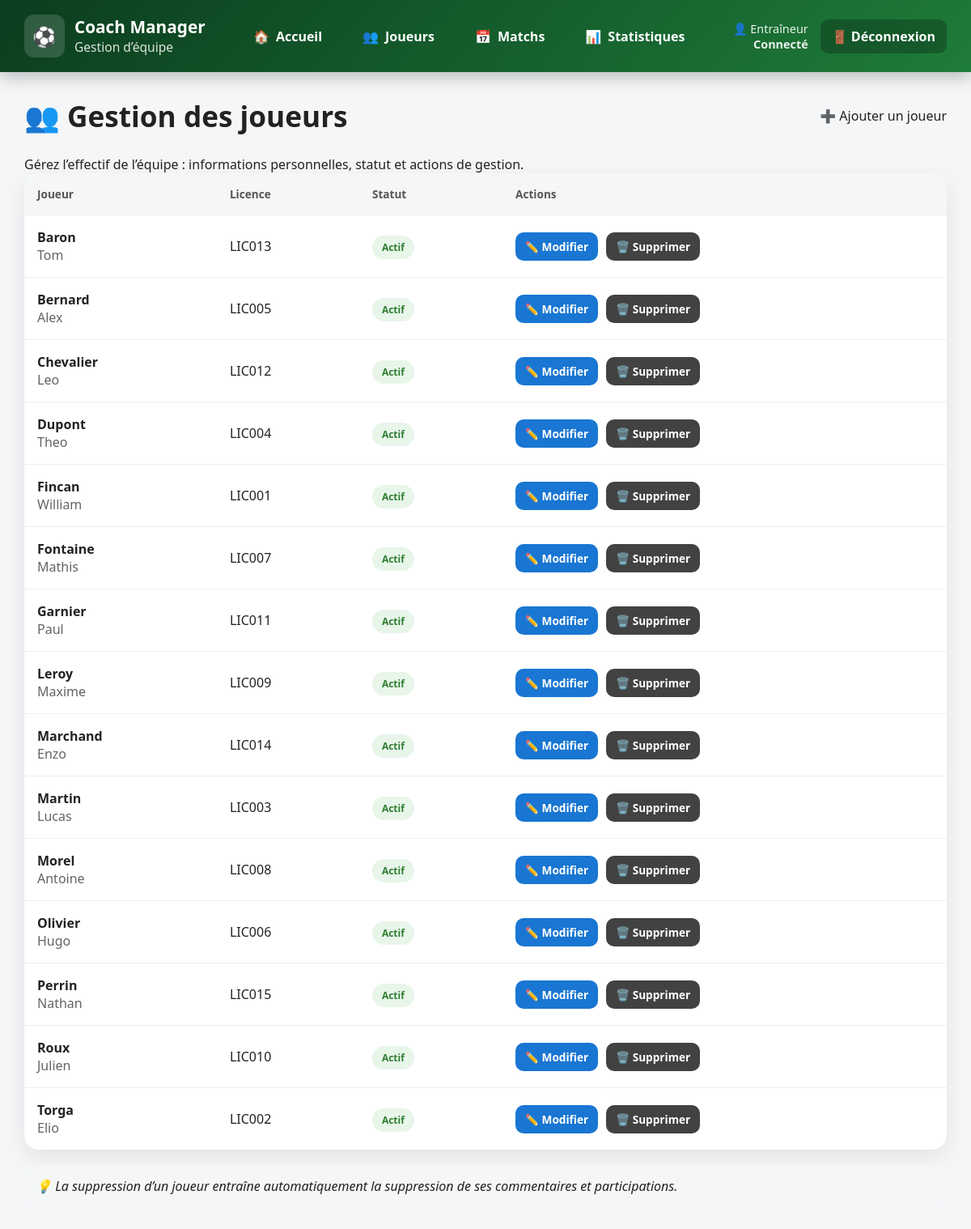
The page /joueurs/liste_joueurs.php (signed in) on the database its author committed.
### tables this page shows
CREATE TABLE joueur (
    id_joueur INT AUTO_INCREMENT PRIMARY KEY,
    nom VARCHAR(50) NOT NULL,
    prenom VARCHAR(50) NOT NULL,
    num_licence VARCHAR(20) UNIQUE NOT NULL,
    date_naissance DATE,
    taille_cm INT,
    poids_kg DECIMAL(5,2),
    id_statut INT NOT NULL,
    FOREIGN KEY (id_statut) REFERENCES statut(id_statut)
);

CREATE TABLE statut (
    id_statut INT AUTO_INCREMENT PRIMARY KEY,
    code VARCHAR(10) UNIQUE NOT NULL,
    libelle VARCHAR(50) NOT NULL
);

### joueurs/liste_joueurs.php (the view, shortened to what this page needs)
<?php
require_once "../includes/config.php";
$stmt = $gestion_sportive->query("
    SELECT
        j.id_joueur,
        j.nom,
        j.prenom,
        j.num_licence,
        s.libelle AS statut
    FROM joueur j
    JOIN statut s ON s.id_statut = j.id_statut
    ORDER BY j.nom, j.prenom
");
$joueurs = $stmt->fetchAll(PDO::FETCH_ASSOC);
include "../includes/header.php";
?>
<div class="page-title">
    <h1>👥 Gestion des joueurs</h1>
    <a href="ajouter_joueur.php" class="btn btn-green">➕ Ajouter un joueur</a>
</div>
<p>
Gérez l’effectif de l’équipe : informations personnelles, statut et actions de gestion.
</p>
<div class="table-container">
<table>
    <thead>
        <tr>
            <th>Joueur</th>
            <th>Licence</th>
            <th>Statut</th>
            <th>Actions</th>
        </tr>
    </thead>
    <tbody>
    <?php foreach ($joueurs as $j): ?>
        <tr>
            <td>
                <strong><?= htmlspecialchars($j["nom"]) ?></strong><br>
                <span style="opacity:.7"><?= htmlspecialchars($j["prenom"]) ?></span>
            </td>
            <td><?= htmlspecialchars($j["num_licence"]) ?></td>
            <td>
                <span class="badge <?= strtoupper(substr($j["statut"],0,3)) ?>">
                    <?= htmlspecialchars($j["statut"]) ?>
                </span>
            </td>
            <td>
                <div class="actions">
                    <a href="modifier_joueur.php?id_joueur=<?= $j["id_joueur"] ?>" class="edit">
                        ✏️ Modifier
                    </a>
                    <a href="supprimer_joueur.php?id_joueur=<?= $j["id_joueur"] ?>"
                       class="delete"
                       onclick="return confirm('⚠️ Supprimer définitivement ce joueur ?');">
                        🗑️ Supprimer
                    </a>
                </div>
            </td>
        </tr>
    <?php endforeach; ?>
    </tbody>
</table>
</div>
<div class="info">
💡 La suppression d’un joueur entraîne automatiquement la suppression de ses commentaires et participations.
</div>
<?php include "../includes/footer.php"; ?>

### includes/header.php (style rules this page uses)
* { box-sizing: border-box; margin: 0; padding: 0; font-family: "Segoe UI", Roboto, Arial, sans-serif; }
body { background-color: #f4f6f8; color: #222; }
a { text-decoration: none; color: inherit; }

### joueurs/liste_joueurs.php (style rules this page uses)
.page-title { display:flex; justify-content:space-between; align-items:center; margin-bottom:25px; }
.page-title h1 { font-size:2.2em; }
.table-container { background:#fff; border-radius:18px; overflow:hidden; box-shadow:0 10px 30px rgba(0,0,0,0.08); }
table { width:100%; border-collapse:collapse; }
thead { background:#f4f6f8; }
th, td { padding:16px; text-align:left; }
th { font-size:0.85em; color:#555; }
tbody tr { border-top:1px solid #eee; }
.badge { padding:6px 12px; border-radius:999px; font-size:0.75em; font-weight:bold; }
.ACT { background:#e8f5e9; color:#2e7d32; }
.actions { display:flex; gap:10px; }
.actions a { padding:8px 12px; border-radius:10px; font-size:0.85em; font-weight:bold; text-decoration:none; color:#fff; }
.edit { background:#1976d2; }
.delete { background:#424242; }
.info { margin-top:20px; padding:14px; background:#f4f6f8; border-radius:12px; font-style:italic; }

### rows shown on the page
joueur: nom "Baron", prenom "Tom", num_licence "LIC013", id_statut.libelle "Actif"
joueur: nom "Bernard", prenom "Alex", num_licence "LIC005", id_statut.libelle "Actif"
joueur: nom "Chevalier", prenom "Leo", num_licence "LIC012", id_statut.libelle "Actif"
joueur: nom "Dupont", prenom "Theo", num_licence "LIC004", id_statut.libelle "Actif"
joueur: nom "Fincan", prenom "William", num_licence "LIC001", id_statut.libelle "Actif"
joueur: nom "Fontaine", prenom "Mathis", num_licence "LIC007", id_statut.libelle "Actif"
joueur: nom "Garnier", prenom "Paul", num_licence "LIC011", id_statut.libelle "Actif"
joueur: nom "Leroy", prenom "Maxime", num_licence "LIC009", id_statut.libelle "Actif"
joueur: nom "Marchand", prenom "Enzo", num_licence "LIC014", id_statut.libelle "Actif"
joueur: nom "Martin", prenom "Lucas", num_licence "LIC003", id_statut.libelle "Actif"
joueur: nom "Morel", prenom "Antoine", num_licence "LIC008", id_statut.libelle "Actif"
joueur: nom "Olivier", prenom "Hugo", num_licence "LIC006", id_statut.libelle "Actif"
joueur: nom "Perrin", prenom "Nathan", num_licence "LIC015", id_statut.libelle "Actif"
joueur: nom "Roux", prenom "Julien", num_licence "LIC010", id_statut.libelle "Actif"
joueur: nom "Torga", prenom "Elio", num_licence "LIC002", id_statut.libelle "Actif"
